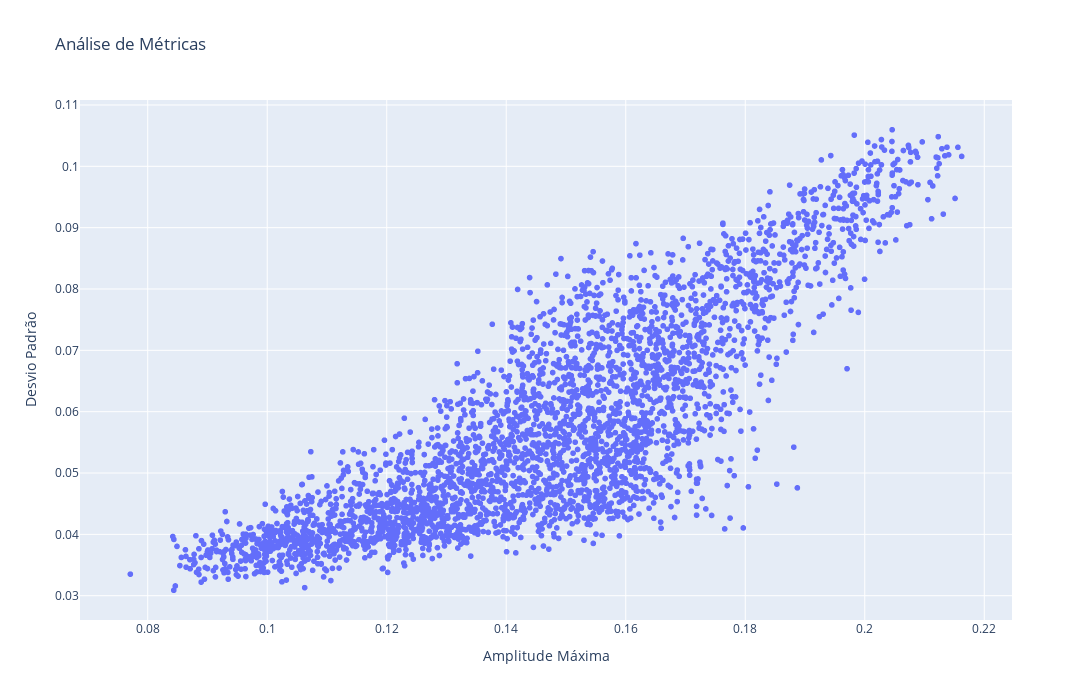

Notebook code for this chart:
### Code cell
fig = px.scatter(grid, x = 'range', y = 'std', hover_data = ['A', 'B', 'C'], title = 'Análise de Métricas', color_continuous_scale = 'Turbo_R')
fig.update_layout(xaxis_title = 'Amplitude Máxima', yaxis_title = 'Desvio Padrão', hovermode='closest', width = 1400, height = 700)

### Figure 1 — Plotly figure (JSON) as saved in the notebook; plotly's stock layout.template omitted (floating-point values rounded to 4 significant figures; data arrays with more than 128 entries replaced by an {"elided": "..."} marker saying what was removed)
{"data": [{"customdata": {"elided": "3429x3 float values"}, "hovertemplate": "range=%{x}<br>std=%{y}<br>A=%{customdata[0]}<br>B=%{customdata[1]}<br>C=%{customdata[2]}<extra></extra>", "legendgroup": "", "marker": {"color": "#636efa", "symbol": "circle"}, "mode": "markers", "name": "", "showlegend": false, "type": "scattergl", "x": {"elided": "3429 float values"}, "xaxis": "x", "y": {"elided": "3429 float values"}, "yaxis": "y"}], "layout": {"height": 700, "hovermode": "closest", "legend": {"tracegroupgap": 0}, "title": {"text": "Análise de Métricas"}, "width": 1400, "xaxis": {"anchor": "y", "domain": [0, 1], "title": {"text": "Amplitude Máxima"}}, "yaxis": {"anchor": "x", "domain": [0, 1], "title": {"text": "Desvio Padrão"}}}}
